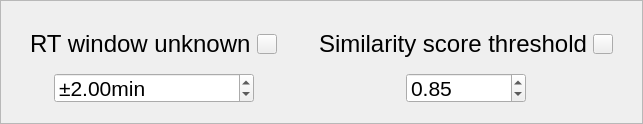
            <widget class="QFrame" name="frame_19">
             <property name="frameShape">
              <enum>QFrame::StyledPanel</enum>
             </property>
             <property name="frameShadow">
              <enum>QFrame::Raised</enum>
             </property>
             <layout class="QGridLayout" name="gridLayout_10">
              <item row="0" column="0">
               <widget class="QFrame" name="frame_20">
                <property name="sizePolicy">
                 <sizepolicy hsizetype="Expanding" vsizetype="Expanding">
                  <horstretch>0</horstretch>
                  <verstretch>0</verstretch>
                 </sizepolicy>
                </property>
                <property name="minimumSize">
                 <size>
                  <width>0</width>
                  <height>0</height>
                 </size>
                </property>
                <property name="maximumSize">
                 <size>
                  <width>16777215</width>
                  <height>16777215</height>
                 </size>
                </property>
                <layout class="QGridLayout" name="gridLayout_21">
                 <item row="1" column="0">
                  <spacer name="horizontalSpacer_21">
                   <property name="orientation">
                    <enum>Qt::Horizontal</enum>
                   </property>
                   <property name="sizeHint" stdset="0">
                    <size>
                     <width>23</width>
                     <height>20</height>
                    </size>
                   </property>
                  </spacer>
                 </item>
                 <item row="1" column="2">
                  <spacer name="horizontalSpacer_22">
                   <property name="orientation">
                    <enum>Qt::Horizontal</enum>
                   </property>
                   <property name="sizeHint" stdset="0">
                    <size>
                     <width>23</width>
                     <height>20</height>
                    </size>
                   </property>
                  </spacer>
                 </item>
                 <item row="0" column="0" colspan="3">
                  <widget class="QWidget" name="widget_17" native="true">
                   <layout class="QHBoxLayout" name="horizontalLayout_19">
                    <item>
                     <widget class="QLabel" name="label_7">
                      <property name="sizePolicy">
                       <sizepolicy hsizetype="Maximum" vsizetype="Preferred">
                        <horstretch>0</horstretch>
                        <verstretch>0</verstretch>
                       </sizepolicy>
                      </property>
                      <property name="minimumSize">
                       <size>
                        <width>0</width>
                        <height>0</height>
                       </size>
                      </property>
                      <property name="maximumSize">
                       <size>
                        <width>16777215</width>
                        <height>16777215</height>
                       </size>
                      </property>
                      <property name="font">
                       <font>
                        <pointsize>18</pointsize>
                        <weight>50</weight>
                        <italic>false</italic>
                        <bold>false</bold>
                       </font>
                      </property>
                      <property name="styleSheet">
                       <string notr="true">font: 18pt;</string>
                      </property>
                      <property name="text">
                       <string>RT window unknown</string>
                      </property>
                      <property name="wordWrap">
                       <bool>true</bool>
                      </property>
                     </widget>
                    </item>
                    <item>
                     <widget class="QPushButton" name="pushButton_23">
                      <property name="minimumSize">
                       <size>
                        <width>20</width>
                        <height>20</height>
                       </size>
                      </property>
                      <property name="maximumSize">
                       <size>
                        <width>20</width>
                        <height>20</height>
                       </size>
                      </property>
                      <property name="text">
                       <string/>
                      </property>
                      <property name="icon">
                       <iconset>
                        <normaloff>R-C.png</normaloff>R-C.png</iconset>
                      </property>
                      <property name="iconSize">
                       <size>
                        <width>20</width>
                        <height>20</height>
                       </size>
                      </property>
                     </widget>
                    </item>
                   </layout>
                  </widget>
                 </item>
                 <item row="1" column="1">
                  <widget class="QDoubleSpinBox" name="doubleSpinBox_11">
                   <property name="minimumSize">
                    <size>
                     <width>200</width>
                     <height>30</height>
                    </size>
                   </property>
                   <property name="maximumSize">
                    <size>
                     <width>200</width>
                     <height>30</height>
                    </size>
                   </property>
                   <property name="font">
                    <font>
                     <pointsize>16</pointsize>
                     <weight>50</weight>
                     <italic>false</italic>
                     <bold>false</bold>
                    </font>
                   </property>
                   <property name="styleSheet">
                    <string notr="true">font: 16pt;</string>
                   </property>
                   <property name="prefix">
                    <string>±</string>
                   </property>
                   <property name="suffix">
                    <string>min</string>
                   </property>
                   <property name="value">
                    <double>2.000000000000000</double>
                   </property>
                  </widget>
                 </item>
                </layout>
               </widget>
              </item>
              <item row="0" column="1">
               <widget class="QFrame" name="frame_23">
                <property name="sizePolicy">
                 <sizepolicy hsizetype="Expanding" vsizetype="Expanding">
                  <horstretch>0</horstretch>
                  <verstretch>0</verstretch>
                 </sizepolicy>
                </property>
                <property name="minimumSize">
                 <size>
                  <width>0</width>
                  <height>0</height>
                 </size>
                </property>
                <property name="maximumSize">
                 <size>
                  <width>16777215</width>
                  <height>16777215</height>
                 </size>
                </property>
                <layout class="QGridLayout" name="gridLayout_17">
                 <item row="0" column="0" colspan="3">
                  <widget class="QWidget" name="widget_15" native="true">
                   <layout class="QHBoxLayout" name="horizontalLayout_20">
                    <item>
                     <widget class="QLabel" name="label_23">
                      <property name="sizePolicy">
                       <sizepolicy hsizetype="Maximum" vsizetype="Preferred">
                        <horstretch>0</horstretch>
                        <verstretch>0</verstretch>
                       </sizepolicy>
                      </property>
                      <property name="minimumSize">
                       <size>
                        <width>0</width>
                        <height>0</height>
                       </size>
                      </property>
                      <property name="maximumSize">
                       <size>
                        <width>16777215</width>
                        <height>16777215</height>
                       </size>
                      </property>
                      <property name="font">
                       <font>
                        <pointsize>18</pointsize>
                        <weight>50</weight>
                        <italic>false</italic>
                        <bold>false</bold>
                       </font>
                      </property>
                      <property name="styleSheet">
                       <string notr="true">font: 18pt;</string>
                      </property>
                      <property name="text">
                       <string>Similarity score threshold</string>
                      </property>
                      <property name="wordWrap">
                       <bool>true</bool>
                      </property>
                     </widget>
                    </item>
                    <item>
                     <widget class="QPushButton" name="pushButton_21">
                      <property name="minimumSize">
                       <size>
                        <width>20</width>
                        <height>20</height>
                       </size>
                      </property>
                      <property name="maximumSize">
                       <size>
                        <width>20</width>
                        <height>20</height>
                       </size>
                      </property>
                      <property name="text">
                       <string/>
                      </property>
                      <property name="icon">
                       <iconset>
                        <normaloff>R-C.png</normaloff>R-C.png</iconset>
                      </property>
                      <property name="iconSize">
                       <size>
                        <width>20</width>
                        <height>20</height>
                       </size>
                      </property>
                     </widget>
                    </item>
                   </layout>
                  </widget>
                 </item>
                 <item row="1" column="0">
                  <spacer name="horizontalSpacer_23">
                   <property name="orientation">
                    <enum>Qt::Horizontal</enum>
                   </property>
                   <property name="sizeHint" stdset="0">
                    <size>
                     <width>53</width>
                     <height>20</height>
                    </size>
                   </property>
                  </spacer>
                 </item>
                 <item row="1" column="2">
                  <spacer name="horizontalSpacer_24">
                   <property name="orientation">
                    <enum>Qt::Horizontal</enum>
                   </property>
                   <property name="sizeHint" stdset="0">
                    <size>
                     <width>53</width>
                     <height>20</height>
                    </size>
                   </property>
                  </spacer>
                 </item>
                 <item row="1" column="1">
                  <widget class="QDoubleSpinBox" name="doubleSpinBox_12">
                   <property name="minimumSize">
                    <size>
                     <width>120</width>
                     <height>30</height>
                    </size>
                   </property>
                   <property name="maximumSize">
                    <size>
                     <width>120</width>
                     <height>30</height>
                    </size>
                   </property>
                   <property name="font">
                    <font>
                     <pointsize>16</pointsize>
                     <weight>50</weight>
                     <italic>false</italic>
                     <bold>false</bold>
                    </font>
                   </property>
                   <property name="styleSheet">
                    <string notr="true">font: 16pt;</string>
                   </property>
                   <property name="value">
                    <double>0.850000000000000</double>
                   </property>
                  </widget>
                 </item>
                </layout>
               </widget>
              </item>
             </layout>
            </widget>
